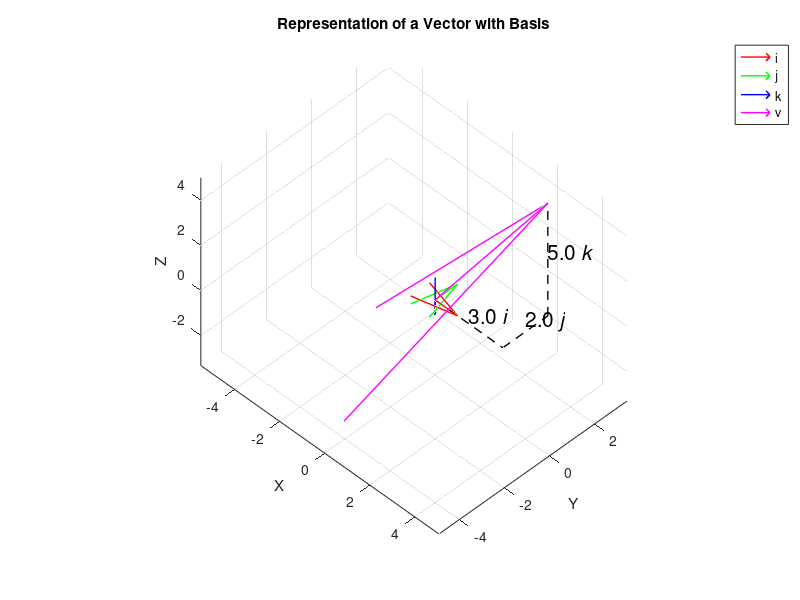

Reproduce this figure in MATLAB.
clc; clear; close all;
% Define basis vectors
i = [1; 0; 0];
j = [0; 1; 0];
k = [0; 0; 1];

% Define an arbitrary 3D vector v
v = [3; 2; 5];

% Visualization
figure;
hold on;
grid on;
axis equal;

% Draw the basis vectors
quiver3(0, 0, 0, i(1), i(2), i(3), 'r', 'LineWidth', 1, 'AutoScale', 'off', 'MaxHeadSize', 1, 'DisplayName', 'i');
quiver3(0, 0, 0, j(1), j(2), j(3), 'g', 'LineWidth', 1, 'AutoScale', 'off', 'MaxHeadSize', 1, 'DisplayName', 'j');
quiver3(0, 0, 0, k(1), k(2), k(3), 'b', 'LineWidth', 1, 'AutoScale', 'off', 'MaxHeadSize', 1, 'DisplayName', 'k');

%%%%%%% TODO %%%%%%
% Draw the vector v.
% Draw arrow by using function 'quiver3'
quiver3(0, 0, 0, v(1), v(2), v(3), 'm', 'LineWidth', 1, 'AutoScale', 'off', 'MaxHeadSize', 1, 'DisplayName', 'v');
%%%%%%%%%%%%%%%%%%%

% Visualize each multiplication of basis vector
plot3([0 v(1)], [0 0], [0 0], 'k--', 'LineWidth', 1); 
plot3([v(1) v(1)], [0 v(2)], [0 0], 'k--', 'LineWidth', 1); 
plot3([v(1) v(1)], [v(2) v(2)], [0 v(3)], 'k--', 'LineWidth', 1); 

% Visualize the values of multiplication
text(v(1)/2, 0, 0, sprintf('%0.1f \\iti', v(1)), 'VerticalAlignment', 'bottom', 'FontSize', 15);
text(v(1), v(2)/2, 0, sprintf('%0.1f \\itj', v(2)), 'VerticalAlignment', 'bottom','FontSize', 15);
text(v(1), v(2), v(3)/2, sprintf('%0.1f \\itk', v(3)), 'VerticalAlignment', 'bottom', 'FontSize', 15);

xlabel('X');
ylabel('Y');
zlabel('Z');
title('Representation of a Vector with Basis');
legend('i','j','k','v','Location', 'northeastoutside');
view(45, 45); % Adjust the 3D view angle
hold off;
